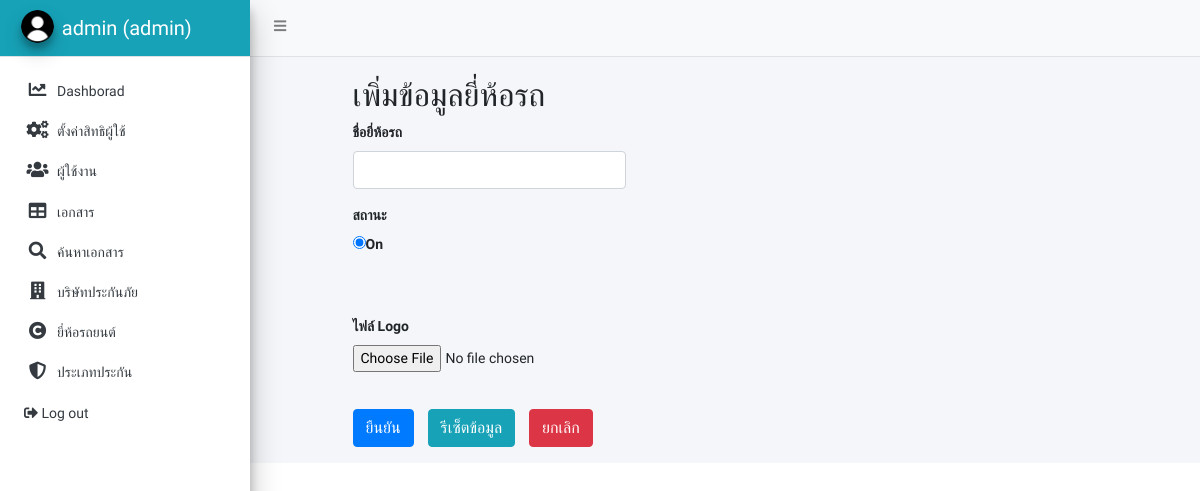
Screenshot of /page_insert.php?brand=1 (signed in) with the database file from the repository.
### tables this page shows
CREATE TABLE `user_role` (
  `id` int(11) NOT NULL,
  `page` varchar(200) NOT NULL,
  `role` varchar(255) NOT NULL,
  `link` varchar(255) NOT NULL,
  `icon` varchar(255) NOT NULL
);

### menu.php (the view, shortened to what this page needs)
<?php
include_once 'connect.php';
$sqlp = "SELECT * FROM user_role  ";
$resultp = mysqli_query($con, $sqlp);
?>
<body class="hold-transition sidebar-mini layout-fixed ">
  <div class="wrapper">
    <nav class="main-header navbar navbar-expand navbar-light navbar-light ">
      <ul class="navbar-nav">
        <li class="nav-item">
          <a class="nav-link" data-widget="pushmenu" href="#" role="button"><i class="fas fa-bars"></i></a>
      </ul>
    </nav>
    <aside class="main-sidebar sidebar-light-primary elevation-4">
      <h5 class="brand-link bg-info">
        <img src="myImg/etc/user_ic.png" alt="AdminLTE Logo" class="brand-image img-circle elevation-3">
        <?php echo ($_SESSION["name"]); ?> (<?php echo ($_SESSION["type"]); ?>)
      </h5>
      <div class="sidebar">
        <nav class="mt-2">
          <ul class="nav nav-pills nav-sidebar flex-column" data-widget="treeview" role="menu" data-accordion="false">
            <?php
            while ($rowp = mysqli_fetch_assoc($resultp)) {
              $idp = $rowp['id'];
              if ($_SESSION['type'] == 'admin') {
                $role = explode(",", $rowp['role']);
                $result_array = array_search("admin$idp", $role);
                if ($result_array !== false) {
                  echo " <li class='nav-item'><a href='$rowp[link]' class='nav-link '>
                <i class='$rowp[icon]'></i>
                <p>
                $rowp[page]
                </p>
                </a>
              </li> ";
                }
              }
            }
            ?>
            <li class="nav-item ">
              <a href="logout.php" class="nav-link">
                <i class="fas fa-sign-out-alt"></i>
                <p>
                  Log out
                </p>
              </a>
            </li>
          </ul>
        </nav>
      </div>
    </aside>
  </div>

### menu.php (style rules this page uses)
body { font-family: 'Prompt', sans-serif; font-size: 14px; }

### rows the page displays
user_role: page "Dashborad"
user_role: page "ตั้งค่าสิทธิผู้ใช้"
user_role: page "ผู้ใช้งาน"
user_role: page "เอกสาร"
user_role: page "ค้นหาเอกสาร"
user_role: page "บริษัทประกันภัย"
user_role: page "ยี่ห้อรถยนต์"
user_role: page "ประเภทประกัน"

### other values shown
$_SESSION["name"] "admin"
$_SESSION["type"] "admin"
